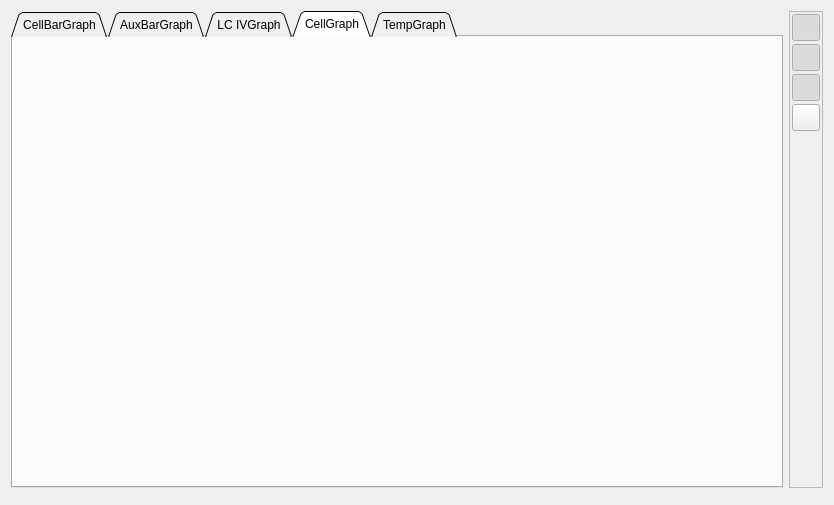
<?xml version="1.0" encoding="UTF-8"?>
<ui version="4.0">
 <class>PageRtData</class>
 <widget class="QWidget" name="PageRtData">
  <property name="geometry">
   <rect>
    <x>0</x>
    <y>0</y>
    <width>834</width>
    <height>505</height>
   </rect>
  </property>
  <property name="windowTitle">
   <string>Form</string>
  </property>
  <layout class="QVBoxLayout" name="verticalLayout_6">
   <item>
    <layout class="QHBoxLayout" name="horizontalLayout">
     <item>
      <widget class="QTabWidget" name="tabWidget">
       <property name="tabShape">
        <enum>QTabWidget::Triangular</enum>
       </property>
       <property name="currentIndex">
        <number>3</number>
       </property>
       <widget class="QWidget" name="cellBarGraphTab">
        <attribute name="title">
         <string>CellBarGraph</string>
        </attribute>
        <layout class="QVBoxLayout" name="verticalLayout_5">
         <item>
          <widget class="QCustomPlot" name="cellBarGraph" native="true"/>
         </item>
        </layout>
       </widget>
       <widget class="QWidget" name="auxBarGraphTab">
        <attribute name="title">
         <string>AuxBarGraph</string>
        </attribute>
        <layout class="QVBoxLayout" name="verticalLayout_8">
         <item>
          <widget class="QCustomPlot" name="auxBarGraph" native="true"/>
         </item>
        </layout>
       </widget>
       <widget class="QWidget" name="ivLCGraphTab">
        <attribute name="title">
         <string>LC IVGraph</string>
        </attribute>
        <layout class="QVBoxLayout" name="verticalLayout_2">
         <item>
          <widget class="QCustomPlot" name="ivLCGraph" native="true"/>
         </item>
        </layout>
       </widget>
       <widget class="QWidget" name="cellGraphTab">
        <attribute name="title">
         <string>CellGraph</string>
        </attribute>
        <layout class="QVBoxLayout" name="verticalLayout_4">
         <item>
          <widget class="QCustomPlot" name="cellGraph" native="true"/>
         </item>
        </layout>
       </widget>
       <widget class="QWidget" name="tempGraphTab">
        <attribute name="title">
         <string>TempGraph</string>
        </attribute>
        <layout class="QVBoxLayout" name="verticalLayout_3" stretch="1,0">
         <item>
          <widget class="QCustomPlot" name="tempGraph" native="true"/>
         </item>
         <item>
          <layout class="QHBoxLayout" name="horizontalLayout_3">
           <item>
            <widget class="QCheckBox" name="tempShowBMSBox">
             <property name="toolTip">
              <string>Show MOSFET temperature</string>
             </property>
             <property name="text">
              <string>BMS</string>
             </property>
             <property name="checked">
              <bool>true</bool>
             </property>
            </widget>
           </item>
           <item>
            <widget class="QCheckBox" name="tempShowBatteryBox">
             <property name="toolTip">
              <string>Show motor temperature</string>
             </property>
             <property name="text">
              <string>Battery</string>
             </property>
             <property name="checked">
              <bool>true</bool>
             </property>
            </widget>
           </item>
           <item>
            <spacer name="horizontalSpacer">
             <property name="orientation">
              <enum>Qt::Horizontal</enum>
             </property>
             <property name="sizeHint" stdset="0">
              <size>
               <width>40</width>
               <height>20</height>
              </size>
             </property>
            </spacer>
           </item>
          </layout>
         </item>
        </layout>
       </widget>
      </widget>
     </item>
     <item>
      <widget class="QFrame" name="buttonFrame">
       <property name="sizePolicy">
        <sizepolicy hsizetype="Fixed" vsizetype="Preferred">
         <horstretch>0</horstretch>
         <verstretch>0</verstretch>
        </sizepolicy>
       </property>
       <property name="frameShape">
        <enum>QFrame::StyledPanel</enum>
       </property>
       <property name="frameShadow">
        <enum>QFrame::Plain</enum>
       </property>
       <layout class="QVBoxLayout" name="verticalLayout">
        <property name="spacing">
         <number>3</number>
        </property>
        <property name="leftMargin">
         <number>2</number>
        </property>
        <property name="topMargin">
         <number>2</number>
        </property>
        <property name="rightMargin">
         <number>2</number>
        </property>
        <property name="bottomMargin">
         <number>2</number>
        </property>
        <item>
         <widget class="QToolButton" name="autoscaleButton">
          <property name="sizePolicy">
           <sizepolicy hsizetype="Fixed" vsizetype="Fixed">
            <horstretch>0</horstretch>
            <verstretch>0</verstretch>
           </sizepolicy>
          </property>
          <property name="font">
           <font>
            <pointsize>3</pointsize>
           </font>
          </property>
          <property name="toolTip">
           <string>Autoscale plots with incoming samples</string>
          </property>
          <property name="text">
           <string/>
          </property>
          <property name="icon">
           <iconset resource="../res.qrc">
            <normaloff>:/res/icons/size_off.png</normaloff>
            <normalon>:/res/icons/size_on.png</normalon>:/res/icons/size_off.png</iconset>
          </property>
          <property name="iconSize">
           <size>
            <width>20</width>
            <height>20</height>
           </size>
          </property>
          <property name="checkable">
           <bool>true</bool>
          </property>
          <property name="checked">
           <bool>true</bool>
          </property>
         </widget>
        </item>
        <item>
         <widget class="QToolButton" name="zoomHButton">
          <property name="sizePolicy">
           <sizepolicy hsizetype="Fixed" vsizetype="Fixed">
            <horstretch>0</horstretch>
            <verstretch>0</verstretch>
           </sizepolicy>
          </property>
          <property name="font">
           <font>
            <pointsize>3</pointsize>
           </font>
          </property>
          <property name="toolTip">
           <string>Enable horizontal zoom</string>
          </property>
          <property name="text">
           <string/>
          </property>
          <property name="icon">
           <iconset resource="../res.qrc">
            <normaloff>:/res/icons/expand_off.png</normaloff>
            <normalon>:/res/icons/expand_on.png</normalon>:/res/icons/expand_off.png</iconset>
          </property>
          <property name="iconSize">
           <size>
            <width>20</width>
            <height>20</height>
           </size>
          </property>
          <property name="checkable">
           <bool>true</bool>
          </property>
          <property name="checked">
           <bool>true</bool>
          </property>
         </widget>
        </item>
        <item>
         <widget class="QToolButton" name="zoomVButton">
          <property name="sizePolicy">
           <sizepolicy hsizetype="Fixed" vsizetype="Fixed">
            <horstretch>0</horstretch>
            <verstretch>0</verstretch>
           </sizepolicy>
          </property>
          <property name="font">
           <font>
            <pointsize>3</pointsize>
           </font>
          </property>
          <property name="toolTip">
           <string>Enable vertical zoom</string>
          </property>
          <property name="text">
           <string/>
          </property>
          <property name="icon">
           <iconset resource="../res.qrc">
            <normaloff>:/res/icons/expand_v_off.png</normaloff>
            <normalon>:/res/icons/expand_v_on.png</normalon>:/res/icons/expand_v_off.png</iconset>
          </property>
          <property name="iconSize">
           <size>
            <width>20</width>
            <height>20</height>
           </size>
          </property>
          <property name="checkable">
           <bool>true</bool>
          </property>
          <property name="checked">
           <bool>true</bool>
          </property>
         </widget>
        </item>
        <item>
         <widget class="QToolButton" name="rescaleButton">
          <property name="toolTip">
           <string>Rescale plots to fit</string>
          </property>
          <property name="text">
           <string/>
          </property>
          <property name="icon">
           <iconset resource="../res.qrc">
            <normaloff>:/res/icons/size_off.png</normaloff>:/res/icons/size_off.png</iconset>
          </property>
          <property name="iconSize">
           <size>
            <width>20</width>
            <height>20</height>
           </size>
          </property>
         </widget>
        </item>
        <item>
         <spacer name="verticalSpacer">
          <property name="orientation">
           <enum>Qt::Vertical</enum>
          </property>
          <property name="sizeHint" stdset="0">
           <size>
            <width>20</width>
            <height>40</height>
           </size>
          </property>
         </spacer>
        </item>
       </layout>
      </widget>
     </item>
    </layout>
   </item>
   <item>
    <widget class="RtDataText" name="rtText" native="true"/>
   </item>
  </layout>
 </widget>
 <customwidgets>
  <customwidget>
   <class>QCustomPlot</class>
   <extends>QWidget</extends>
   <header>widgets/qcustomplot.h</header>
   <container>1</container>
  </customwidget>
  <customwidget>
   <class>RtDataText</class>
   <extends>QWidget</extends>
   <header>widgets/rtdatatext.h</header>
   <container>1</container>
  </customwidget>
 </customwidgets>
 <resources>
  <include location="../res.qrc"/>
 </resources>
 <connections/>
</ui>
